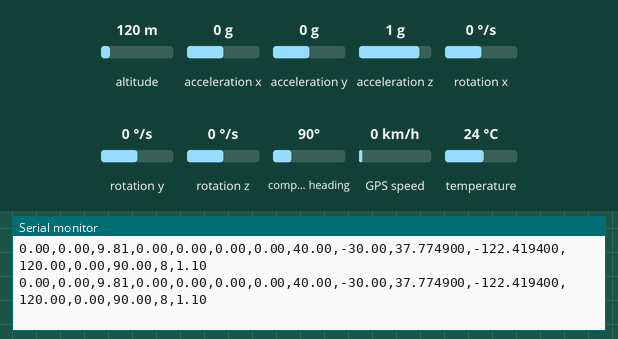
Recording of a sketch running on a simulated ESP32. Parts: the last lines printed to the serial monitor. Inputs (shaded band) come from the test bench; at power-on: acceleration z 1 g, altitude 120 m, acceleration x 0 g, acceleration y 0 g, rotation x 0 °/s, rotation y 0 °/s, rotation z 0 °/s, compass heading 90°, GPS speed 0 km/h, temperature 24 °C. The GPS gets a fix after 3 s at 37.7749, -122.4194 with 8 satellites.

Above: at 13.9 s.
14.0 s: acceleration z set to 0.1 g
At 15.1 s:
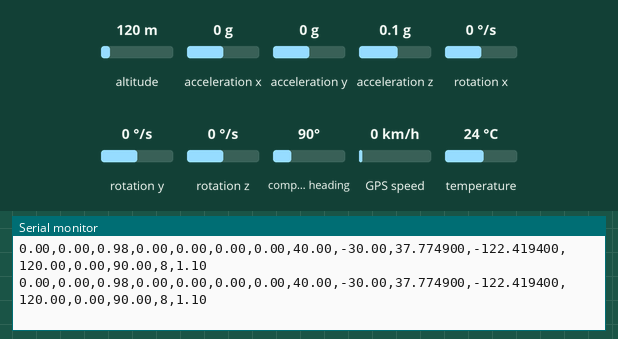
15.5 s: acceleration z set to -0.2 g
At 16.6 s:
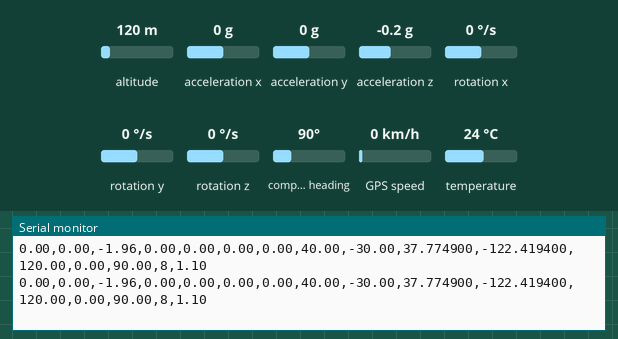
Timing chart, 0 to 18.0 s (numbered marks = the images above; inputs shaded):
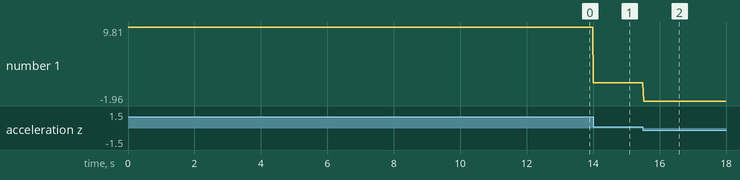

Measured:
- after the input at 14.0 s, the serial monitor: prints a new line at once (image 1)
- after the input at 15.5 s, the serial monitor: prints a new line at once (image 2)
- plotted number 1: 9.81 → 0.98 after the input at 14.0 s, 0.98 → -1.96 after the input at 15.5 s

The sketch:

readRawData.ino
```cpp
#include <Adafruit_MPU6050.h>
#include <Adafruit_Sensor.h>
#include <Wire.h>
#include <TinyGPSPlus.h>
#include <Adafruit_HMC5883_U.h>
Adafruit_HMC5883_Unified compass = Adafruit_HMC5883_Unified(12345);

Adafruit_MPU6050 imu;
TinyGPSPlus gps;
HardwareSerial GPSSerial(2);

// Assisted with Claude for mag calibration

// Calibration offsets (fill in after running calibration)
float magOffsetX = 0, magOffsetY = 0, magOffsetZ = 0;  // hard iron
float magScaleX  = 1, magScaleY  = 1, magScaleZ  = 1;  // soft iron

bool calibrated = false;

// Hard/soft iron calibration
void calibrateMag() {
  Serial.println("CALIBRATING: rotate sensor in all directions for 15 seconds...");

  float minX =  1e9, minY =  1e9, minZ =  1e9;
  float maxX = -1e9, maxY = -1e9, maxZ = -1e9;

  unsigned long start = millis();
  while (millis() - start < 15000) {
    sensors_event_t event;
    compass.getEvent(&event);
    float x = event.magnetic.x;
    float y = event.magnetic.y ;
    float z = event.magnetic.z;

    minX = min(minX, x); maxX = max(maxX, x);
    minY = min(minY, y); maxY = max(maxY, y);
    minZ = min(minZ, z); maxZ = max(maxZ, z);

    delay(20);
  }

  // Hard iron: shift centre to origin
  magOffsetX = (maxX + minX) / 2.0;
  magOffsetY = (maxY + minY) / 2.0;
  magOffsetZ = (maxZ + minZ) / 2.0;

  // Soft iron: normalise axis ranges to equal length
  float rangeX = (maxX - minX) / 2.0;
  float rangeY = (maxY - minY) / 2.0;
  float rangeZ = (maxZ - minZ) / 2.0;
  float avgRange = (rangeX + rangeY + rangeZ) / 3.0;

  magScaleX = avgRange / rangeX;
  magScaleY = avgRange / rangeY;
  magScaleZ = avgRange / rangeZ;

  calibrated = true;
  Serial.println("CALIBRATION DONE");
}

void setup(void) {
  Serial.begin(115200);
  Wire.begin();
  GPSSerial.begin(9600, SERIAL_8N1, 16, 17);

  if (!imu.begin()) {
    Serial.println("Failed to find IMU");
    while (1) delay(10);
  }

  if (!compass.begin()) {
    Serial.println("Failed to find HMC5883L");
    while (1) delay(10);
  }

  // Send 'C' over serial to trigger calibration, or skip with any other key
  Serial.println("Send 'C' to calibrate compass, any other key to skip...");
  unsigned long wait = millis();
  while (millis() - wait < 5000) {
    if (Serial.available()) {
      char c = Serial.read();
      if (c == 'C' || c == 'c') { calibrateMag(); }
      break;
    }
  }
}

void loop(void) {
  while (GPSSerial.available() > 0) {
    gps.encode(GPSSerial.read());
  }

  // Read IMU
  sensors_event_t a, g, temp;
  imu.getEvent(&a, &g, &temp);

  // Output
  // Format: ax,ay,az,gx,gy,gz,magx,magy,magz,lat,lon,alt,speed,course,sats,hdop

  Serial.print(a.acceleration.x); Serial.print(",");
  Serial.print(a.acceleration.y); Serial.print(",");
  Serial.print(a.acceleration.z); Serial.print(",");
  Serial.print(g.gyro.x);         Serial.print(",");
  Serial.print(g.gyro.y);         Serial.print(",");
  Serial.print(g.gyro.z);         Serial.print(",");

  sensors_event_t event;
  compass.getEvent(&event);

  float magx = (event.magnetic.x - magOffsetX) * magScaleX;
  float magy = (event.magnetic.y - magOffsetY) * magScaleY;
  float magz = (event.magnetic.z - magOffsetZ) * magScaleZ;

  Serial.print(magx, 2);       Serial.print(",");
  Serial.print(magy, 2);       Serial.print(",");
  Serial.print(magz, 2);       Serial.print(",");

  if (gps.location.isValid()) {
    Serial.print(gps.location.lat(), 6); Serial.print(",");
    Serial.print(gps.location.lng(), 6); Serial.print(",");
    Serial.print(gps.altitude.meters());  Serial.print(",");
    Serial.print(gps.speed.mps());        Serial.print(",");
    Serial.print(gps.course.deg());       Serial.print(",");
    Serial.print(gps.satellites.value()); Serial.print(",");
    Serial.println(gps.hdop.hdop());
  } else {
    Serial.println("0,0,0,0,0,0,0");
  }

  delay(20);
}
```
